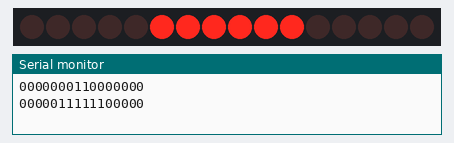
A sketch run on a simulated Arduino Uno, built with avr-gcc and run on an emulated ATmega328P. On the bench: 16 shift-register outputs drawn as a row of LEDs (first output left, lit = HIGH), the last lines printed to the serial monitor. Wiring (inferred from the names in the program): 2 × shift register (74HC595): data pin 8; shift clock pin 11; latch pin 12. Wiring (inferred from the signals the program sends): row of LEDs: on Q0, Q1, Q2, Q3, Q4, Q5, Q6, Q7, Q8, Q9, Q10, Q11, Q12, Q13, Q14, Q15.

Above: at 0.12 s.
At 0.4 s:
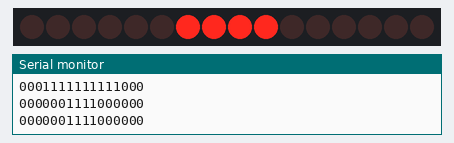
At 1.18 s:
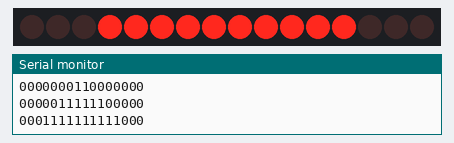
At 1.99 s:
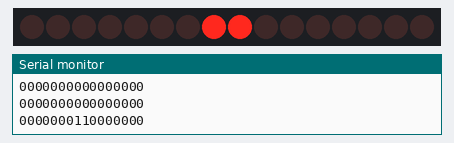
At 2.76 s:
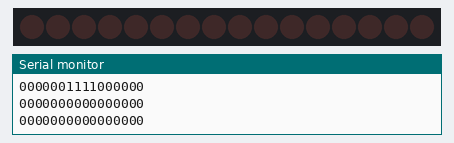
Timing chart, 0 to 3.1 s (numbered marks = the images above):
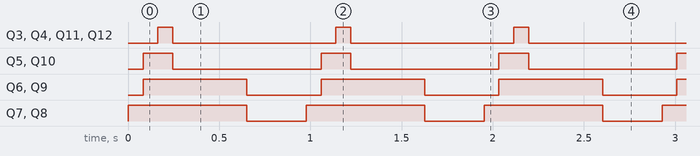

The sketch:

Arrow.ino
```cpp
// (licence header left out)
//Pin connected to ST_CP(12) of 74HC595
int latchPin = 12;
//Pin connected to SH_CP(11) of 74HC595,CLK od SD
int clockPin = 11;
////Pin connected to DS(14) of 74HC595,MOSI
int dataPin = 8;


//*********************************************
//                  HEADER FILES
//*********************************************
#include <SPI.h>
#include <EEPROM.h>


// Variables for holding values
byte shift1=0x00;
byte shift2=0x00;
byte values[]={
               0b00000001,0b10000000,
               0b00000111,0b11100000,
               0b00011111,0b11111000,
               0b00000011,0b11000000,
               0b00000011,0b11000000,
               0b00000011,0b11000000,
               0b00000011,0b11000000,
               0b00000011,0b11000000,
               0b00000000,0b00000000,
               0b00000000,0b00000000,
               0b00000000,0b00000000,
               0b00000000,0b00000000
};


int index=0;

void setup()
{
  pinMode(latchPin,OUTPUT);
  pinMode(clockPin, OUTPUT );
  pinMode(dataPin, OUTPUT );
  Serial.begin(9600);
}//  END OF SETUP


void loop()
{
  digitalWrite(latchPin,0);
  shift1=values[index];
  index++;
  shift2=values[index];
  index++;
  shiftOut(shift2);
  shiftOut(shift1);
  digitalWrite(latchPin,1);
  Serial.println();
  if(index>=24)
    index=0;
  delay(80);


}//    END OF LOOP


void shiftOut(byte value)
{
  int i=0;
  int pinstate;
  digitalWrite(dataPin,0);
  digitalWrite(clockPin,0);
  for(i=0;i<8;i++)
    {
      digitalWrite(clockPin,0);
      if ( value & (1<<i) )
        {
          pinstate= 1;
        }
      else
        {
          pinstate= 0;
        }
      digitalWrite(dataPin,pinstate);
      Serial.print(pinstate);
      digitalWrite(clockPin,1);
      digitalWrite(dataPin,0);
    }
    digitalWrite(clockPin,0) ;

}//   END OF SHIFT OUT
```

Measured:
- by itself, Q3, Q4, Q11, Q12: alternates HIGH for 0.08 s and LOW for 0.89 s
- by itself, Q5, Q10: alternates HIGH for 0.16 s and LOW for 0.81 s
- by itself, Q6, Q9: alternates HIGH for 0.57 s and LOW for 0.41 s
- by itself, Q7, Q8: alternates HIGH for 0.65 s and LOW for 0.33 s
